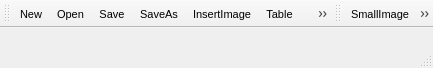
<?xml version="1.0" encoding="UTF-8"?>
<ui version="4.0">
 <class>MainWindow</class>
 <widget class="QMainWindow" name="MainWindow">
  <property name="geometry">
   <rect>
    <x>0</x>
    <y>0</y>
    <width>433</width>
    <height>68</height>
   </rect>
  </property>
  <property name="font">
   <font>
    <pointsize>8</pointsize>
   </font>
  </property>
  <property name="contextMenuPolicy">
   <enum>Qt::NoContextMenu</enum>
  </property>
  <property name="acceptDrops">
   <bool>true</bool>
  </property>
  <property name="windowTitle">
   <string>OSD Notepad</string>
  </property>
  <property name="windowIcon">
   <iconset resource="../resources.qrc">
    <normaloff>:/res/logo/logo.png</normaloff>:/res/logo/logo.png</iconset>
  </property>
  <property name="iconSize">
   <size>
    <width>16</width>
    <height>16</height>
   </size>
  </property>
  <widget class="QWidget" name="centralWidget"/>
  <widget class="QToolBar" name="toolBarFile">
   <property name="minimumSize">
    <size>
     <width>0</width>
     <height>0</height>
    </size>
   </property>
   <property name="maximumSize">
    <size>
     <width>16777215</width>
     <height>16777215</height>
    </size>
   </property>
   <property name="contextMenuPolicy">
    <enum>Qt::NoContextMenu</enum>
   </property>
   <property name="acceptDrops">
    <bool>false</bool>
   </property>
   <property name="movable">
    <bool>true</bool>
   </property>
   <property name="iconSize">
    <size>
     <width>20</width>
     <height>20</height>
    </size>
   </property>
   <property name="toolButtonStyle">
    <enum>Qt::ToolButtonIconOnly</enum>
   </property>
   <property name="floatable">
    <bool>false</bool>
   </property>
   <attribute name="toolBarArea">
    <enum>TopToolBarArea</enum>
   </attribute>
   <attribute name="toolBarBreak">
    <bool>false</bool>
   </attribute>
   <addaction name="actionNew"/>
   <addaction name="actionOpen"/>
   <addaction name="actionSave"/>
   <addaction name="actionSaveAs"/>
   <addaction name="actionInsertImage"/>
   <addaction name="actionTable"/>
   <addaction name="actionTransIncrease"/>
   <addaction name="actionTransDecrease"/>
  </widget>
  <widget class="QStatusBar" name="statusBar">
   <property name="font">
    <font>
     <pointsize>7</pointsize>
    </font>
   </property>
  </widget>
  <widget class="QToolBar" name="toolBarFont">
   <property name="minimumSize">
    <size>
     <width>0</width>
     <height>0</height>
    </size>
   </property>
   <property name="maximumSize">
    <size>
     <width>16777215</width>
     <height>16777215</height>
    </size>
   </property>
   <property name="contextMenuPolicy">
    <enum>Qt::NoContextMenu</enum>
   </property>
   <property name="windowTitle">
    <string>toolBar</string>
   </property>
   <property name="movable">
    <bool>true</bool>
   </property>
   <property name="iconSize">
    <size>
     <width>20</width>
     <height>20</height>
    </size>
   </property>
   <property name="toolButtonStyle">
    <enum>Qt::ToolButtonIconOnly</enum>
   </property>
   <property name="floatable">
    <bool>false</bool>
   </property>
   <attribute name="toolBarArea">
    <enum>TopToolBarArea</enum>
   </attribute>
   <attribute name="toolBarBreak">
    <bool>false</bool>
   </attribute>
   <addaction name="actionSmallImage"/>
   <addaction name="actionBold"/>
   <addaction name="actionItalic"/>
   <addaction name="actionUnderline"/>
   <addaction name="actionDeleteline"/>
   <addaction name="actionReset"/>
   <addaction name="actionShortcut"/>
   <addaction name="actionAbout"/>
  </widget>
  <action name="actionBold">
   <property name="checkable">
    <bool>true</bool>
   </property>
   <property name="icon">
    <iconset resource="../resources.qrc">
     <normaloff>:/res/icon/bold.png</normaloff>:/res/icon/bold.png</iconset>
   </property>
   <property name="text">
    <string>B</string>
   </property>
   <property name="toolTip">
    <string>Set current font bold. Ctrl+B</string>
   </property>
   <property name="font">
    <font>
     <weight>75</weight>
     <bold>true</bold>
    </font>
   </property>
   <property name="shortcut">
    <string>Ctrl+B</string>
   </property>
  </action>
  <action name="actionItalic">
   <property name="checkable">
    <bool>true</bool>
   </property>
   <property name="icon">
    <iconset resource="../resources.qrc">
     <normaloff>:/res/icon/italic.png</normaloff>:/res/icon/italic.png</iconset>
   </property>
   <property name="text">
    <string>I</string>
   </property>
   <property name="toolTip">
    <string>Set current font italic. Ctrl+I</string>
   </property>
   <property name="font">
    <font>
     <italic>true</italic>
    </font>
   </property>
   <property name="shortcut">
    <string>Ctrl+I</string>
   </property>
  </action>
  <action name="actionUnderline">
   <property name="checkable">
    <bool>true</bool>
   </property>
   <property name="icon">
    <iconset resource="../resources.qrc">
     <normaloff>:/res/icon/format-underline.png</normaloff>:/res/icon/format-underline.png</iconset>
   </property>
   <property name="text">
    <string>U</string>
   </property>
   <property name="toolTip">
    <string>Set current font underline. Ctrl+U</string>
   </property>
   <property name="font">
    <font>
     <underline>true</underline>
    </font>
   </property>
   <property name="shortcut">
    <string>Ctrl+U</string>
   </property>
  </action>
  <action name="actionDeleteline">
   <property name="checkable">
    <bool>true</bool>
   </property>
   <property name="icon">
    <iconset resource="../resources.qrc">
     <normaloff>:/res/icon/format-strike.png</normaloff>:/res/icon/format-strike.png</iconset>
   </property>
   <property name="text">
    <string>abc</string>
   </property>
   <property name="toolTip">
    <string>Set current font deleteline. Ctrl+D</string>
   </property>
   <property name="font">
    <font>
     <strikeout>true</strikeout>
    </font>
   </property>
   <property name="shortcut">
    <string>Ctrl+D</string>
   </property>
  </action>
  <action name="actionReset">
   <property name="icon">
    <iconset resource="../resources.qrc">
     <normaloff>:/res/icon/reset.png</normaloff>:/res/icon/reset.png</iconset>
   </property>
   <property name="text">
    <string>Reset</string>
   </property>
   <property name="toolTip">
    <string>Reset font format. Ctrl+R</string>
   </property>
   <property name="shortcut">
    <string>Ctrl+R</string>
   </property>
  </action>
  <action name="actionInsertImage">
   <property name="icon">
    <iconset resource="../resources.qrc">
     <normaloff>:/res/icon/insert_img.png</normaloff>:/res/icon/insert_img.png</iconset>
   </property>
   <property name="text">
    <string>InsertImage</string>
   </property>
   <property name="toolTip">
    <string>Insert image to the file.</string>
   </property>
  </action>
  <action name="actionOpen">
   <property name="icon">
    <iconset resource="../resources.qrc">
     <normaloff>:/res/icon/open_file.png</normaloff>:/res/icon/open_file.png</iconset>
   </property>
   <property name="text">
    <string>Open</string>
   </property>
   <property name="toolTip">
    <string>Open a file. Ctrl+O</string>
   </property>
   <property name="shortcut">
    <string>Ctrl+O</string>
   </property>
  </action>
  <action name="actionSave">
   <property name="icon">
    <iconset resource="../resources.qrc">
     <normaloff>:/res/icon/save_file.png</normaloff>:/res/icon/save_file.png</iconset>
   </property>
   <property name="text">
    <string>Save</string>
   </property>
   <property name="toolTip">
    <string>Save the file. Ctrl+S</string>
   </property>
   <property name="shortcut">
    <string>Ctrl+S</string>
   </property>
  </action>
  <action name="actionNew">
   <property name="icon">
    <iconset resource="../resources.qrc">
     <normaloff>:/res/icon/new_file.png</normaloff>:/res/icon/new_file.png</iconset>
   </property>
   <property name="text">
    <string>New</string>
   </property>
   <property name="toolTip">
    <string>Create a new file. Ctrl+N</string>
   </property>
   <property name="shortcut">
    <string>Ctrl+N</string>
   </property>
  </action>
  <action name="actionView">
   <property name="checkable">
    <bool>true</bool>
   </property>
   <property name="icon">
    <iconset resource="../resources.qrc">
     <normaloff>:/res/icon/view_off.png</normaloff>
     <normalon>:/res/icon/view_on.png</normalon>:/res/icon/view_off.png</iconset>
   </property>
   <property name="text">
    <string>View</string>
   </property>
   <property name="toolTip">
    <string>View mode, readonly. Ctrl+Shift+V</string>
   </property>
   <property name="shortcut">
    <string>Ctrl+Alt+V</string>
   </property>
  </action>
  <action name="actionTop">
   <property name="checkable">
    <bool>true</bool>
   </property>
   <property name="icon">
    <iconset resource="../resources.qrc">
     <normaloff>:/res/icon/alway_on_top.png</normaloff>:/res/icon/alway_on_top.png</iconset>
   </property>
   <property name="text">
    <string>Top</string>
   </property>
   <property name="toolTip">
    <string>Always on top. Ctrl+Shift+T</string>
   </property>
   <property name="shortcut">
    <string>Ctrl+Shift+T</string>
   </property>
  </action>
  <action name="actionTransIncrease">
   <property name="icon">
    <iconset resource="../resources.qrc">
     <normaloff>:/res/icon/opacity_increase.png</normaloff>:/res/icon/opacity_increase.png</iconset>
   </property>
   <property name="text">
    <string>T+</string>
   </property>
   <property name="toolTip">
    <string>Increase transparency.</string>
   </property>
  </action>
  <action name="actionTransDecrease">
   <property name="icon">
    <iconset resource="../resources.qrc">
     <normaloff>:/res/icon/opacity_decrease.png</normaloff>:/res/icon/opacity_decrease.png</iconset>
   </property>
   <property name="text">
    <string>T-</string>
   </property>
   <property name="toolTip">
    <string>Decrease transparency.</string>
   </property>
  </action>
  <action name="actionSmallImage">
   <property name="checkable">
    <bool>true</bool>
   </property>
   <property name="icon">
    <iconset resource="../resources.qrc">
     <normaloff>:/res/icon/img_origin.png</normaloff>
     <normalon>:/res/icon/img_small.png</normalon>:/res/icon/img_origin.png</iconset>
   </property>
   <property name="text">
    <string>SmallImage</string>
   </property>
   <property name="toolTip">
    <string>Set all images to small or original size.</string>
   </property>
  </action>
  <action name="actionAbout">
   <property name="icon">
    <iconset resource="../resources.qrc">
     <normaloff>:/res/icon/about.png</normaloff>:/res/icon/about.png</iconset>
   </property>
   <property name="text">
    <string>About</string>
   </property>
   <property name="toolTip">
    <string>About the application.</string>
   </property>
  </action>
  <action name="actionSaveAs">
   <property name="icon">
    <iconset resource="../resources.qrc">
     <normaloff>:/res/icon/save_file_as.png</normaloff>:/res/icon/save_file_as.png</iconset>
   </property>
   <property name="text">
    <string>SaveAs</string>
   </property>
   <property name="toolTip">
    <string>Save as others.</string>
   </property>
   <property name="shortcut">
    <string>Ctrl+Shift+S</string>
   </property>
  </action>
  <action name="actionShortcut">
   <property name="icon">
    <iconset resource="../resources.qrc">
     <normaloff>:/res/icon/shortcut.png</normaloff>:/res/icon/shortcut.png</iconset>
   </property>
   <property name="text">
    <string>Shortcut</string>
   </property>
  </action>
  <action name="actionTable">
   <property name="icon">
    <iconset resource="../resources.qrc">
     <normaloff>:/res/icon/table.png</normaloff>:/res/icon/table.png</iconset>
   </property>
   <property name="text">
    <string>Table</string>
   </property>
   <property name="shortcut">
    <string>Ctrl+T</string>
   </property>
  </action>
 </widget>
 <layoutdefault spacing="6" margin="11"/>
 <resources>
  <include location="../resources.qrc"/>
 </resources>
 <connections/>
</ui>
